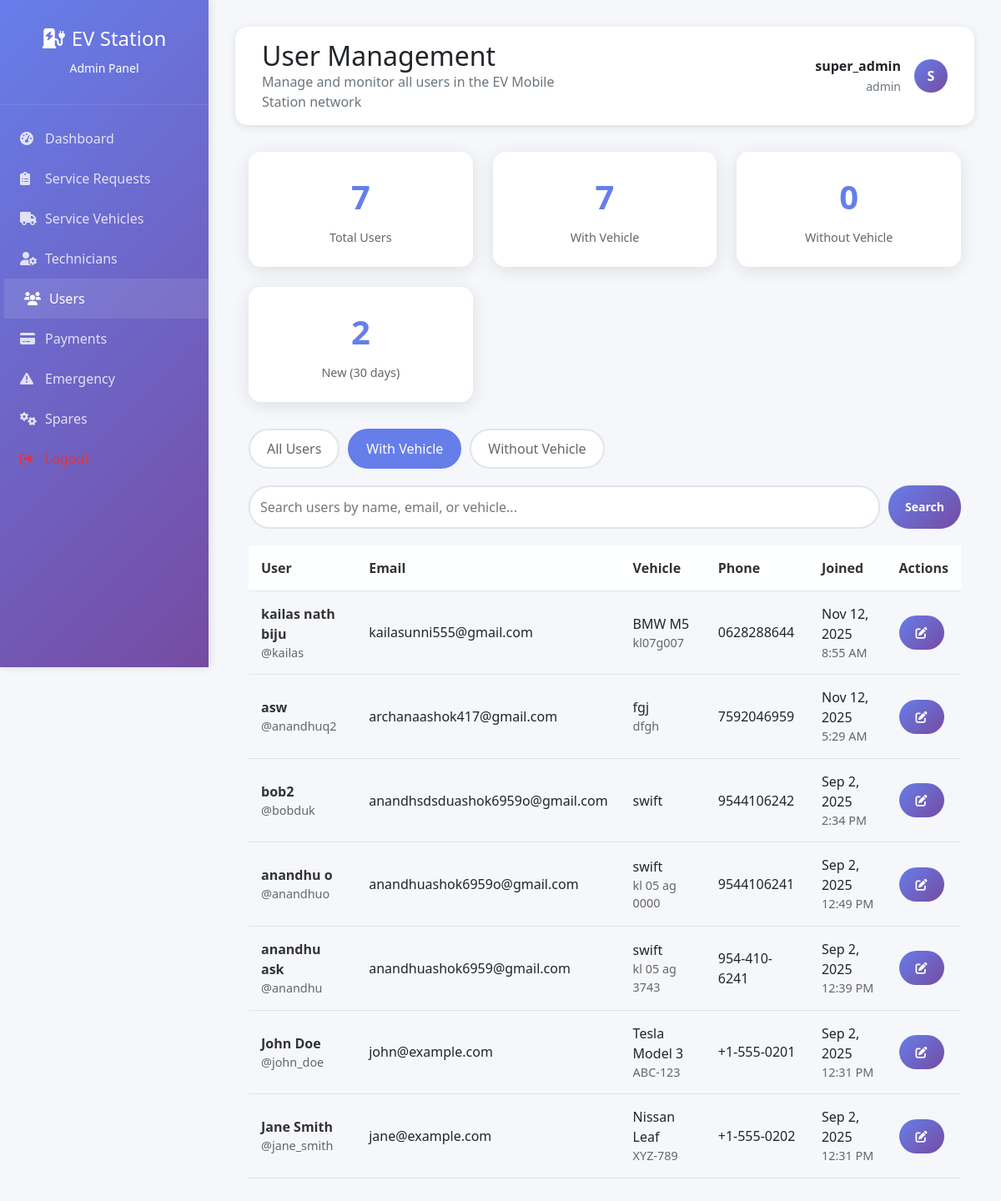
Page /admin/users.php?filter=with_vehicle (signed in) on the committed database.
### tables this page shows
CREATE TABLE `users` (
  `id` int(11) NOT NULL,
  `username` varchar(50) NOT NULL,
  `email` varchar(100) NOT NULL,
  `password` varchar(255) NOT NULL,
  `full_name` varchar(100) NOT NULL,
  `phone` varchar(20) DEFAULT NULL,
  `vehicle_model` varchar(100) DEFAULT NULL,
  `vehicle_plate` varchar(20) DEFAULT NULL,
  `created_at` timestamp NOT NULL DEFAULT current_timestamp(),
  `updated_at` timestamp NOT NULL DEFAULT current_timestamp() ON UPDATE current_timestamp()
);

### config/database.php (called while the page is built, shortened)
<?php
class Database {
    private $host = 'localhost';
    private $db_name = 'ev_mobile_station';
    private $username = 'root';
    private $password = '';
    private $conn;
    private static $instance = null;
    public static function getInstance() {
        if (self::$instance === null) {
            self::$instance = new self();
        }
        return self::$instance;
    }
    public function getConnection() {
        if ($this->conn === null) {
            try {
                $this->conn = new PDO(
                    "mysql:host=" . $this->host . ";dbname=" . $this->db_name . ";charset=utf8mb4",
                    $this->username,
                    $this->password,
                    array(
                        PDO::ATTR_ERRMODE => PDO::ERRMODE_EXCEPTION,
                        PDO::ATTR_DEFAULT_FETCH_MODE => PDO::FETCH_ASSOC,
                        PDO::MYSQL_ATTR_INIT_COMMAND => "SET NAMES utf8mb4",
                        PDO::ATTR_PERSISTENT => false,
                        PDO::ATTR_EMULATE_PREPARES => false
                    )
                );
            } catch(PDOException $exception) {
                error_log("Database connection error: " . $exception->getMessage());
                throw new Exception("Database connection failed: " . $exception->getMessage());
            }
        }
        return $this->conn;
    }
    public function executeQuery($sql, $params = []) {
        try {
            $conn = $this->getConnection();
            $stmt = $conn->prepare($sql);
            $stmt->execute($params);
            return $stmt;
        } catch (Exception $e) {
            error_log("Query execution error: " . $e->getMessage());
            throw new Exception("Query execution failed: " . $e->getMessage());
        }
    }
}
?>

### includes/functions.php (called while the page is built, shortened)
<?php
require_once __DIR__ . '/../config/database.php';
class UserManager {
    private $db;
    public function __construct() {
        $this->db = Database::getInstance();
    }
    public function getAllUsers() {
        try {
            $sql = "SELECT id, username, email, full_name, phone, vehicle_model, vehicle_plate, created_at FROM users ORDER BY created_at DESC";
            $stmt = $this->db->executeQuery($sql);
            return $stmt->fetchAll();
        } catch (Exception $e) {
            error_log("Get all users error: " . $e->getMessage());
            return [];
        }
    }
}
?>

### admin/users.php (the view, shortened to what this page needs)
<?php
require_once '../includes/functions.php';
$current_page = 'users';
$userManager = new UserManager();
$users = $userManager->getAllUsers();
$filter = $_GET['filter'] ?? 'all';
$search = $_GET['search'] ?? '';
$filtered_users = $users;
if ($filter === 'with_vehicle') {
    $filtered_users = array_filter($users, function($u) {
        return !empty($u['vehicle_model']);
    });
} elseif ($filter === 'without_vehicle') {
    $filtered_users = array_filter($users, function($u) {
        return empty($u['vehicle_model']);
    });
}
$total_users = count($users);
$users_with_vehicle = count(array_filter($users, function($u) { return !empty($u['vehicle_model']); }));
$users_without_vehicle = count(array_filter($users, function($u) { return empty($u['vehicle_model']); }));
$recent_users = count(array_filter($users, function($u) {
    return strtotime($u['created_at']) > strtotime('-30 days');
}));
?>
<!DOCTYPE html>
<html lang="en">
<head>
    <link href="https://cdn.jsdelivr.net/npm/bootstrap@5.1.3/dist/css/bootstrap.min.css" rel="stylesheet">
    <link rel="stylesheet" href="https://cdnjs.cloudflare.com/ajax/libs/font-awesome/6.0.0/css/all.min.css">
</head>
<body>
    <div class="sidebar">
        <div class="sidebar-header">
            <h4><i class="fas fa-charging-station me-2"></i>EV Station</h4>
            <small>Admin Panel</small>
        </div>
        <nav class="sidebar-nav">
            <a href="dashboard.php" class="nav-link">
                <i class="fas fa-tachometer-alt"></i>Dashboard
            </a>
            <a href="requests.php" class="nav-link">
                <i class="fas fa-clipboard-list"></i>Service Requests
            </a>
            <a href="vehicles.php" class="nav-link">
                <i class="fas fa-truck"></i>Service Vehicles
            </a>
            <a href="technicians.php" class="nav-link">
                <i class="fas fa-user-cog"></i>Technicians
            </a>
            <a href="users.php" class="nav-link <?php echo $current_page === 'users' ? 'active' : ''; ?>">
                <i class="fas fa-users"></i>Users
            </a>
            <a href="payments.php" class="nav-link">
                <i class="fas fa-credit-card"></i>Payments
            </a>
            <a href="emergency.php" class="nav-link">
                <i class="fas fa-exclamation-triangle"></i>Emergency
            </a>
            <a href="spares.php" class="nav-link"><i class="fas fa-cogs"></i>Spares</a>
            <a href="../logout.php" class="nav-link text-danger">
                <i class="fas fa-sign-out-alt"></i>Logout
            </a>
        </nav>
    </div>
    <div class="main-content">
        <div class="top-bar">
            <div class="row align-items-center">
                <div class="col-md-6">
                    <h2 class="mb-0">User Management</h2>
                    <p class="text-muted mb-0">Manage and monitor all users in the EV Mobile Station network</p>
                </div>
                <div class="col-md-6 text-end">
                    <div class="admin-info justify-content-end">
                        <div class="text-end">
                            <div class="fw-bold"><?php echo htmlspecialchars($_SESSION['admin_role'] ?? 'Admin'); ?></div>
                            <small class="text-muted"><?php echo htmlspecialchars($_SESSION['admin_username'] ?? ''); ?></small>
                        </div>
                        <div class="admin-avatar">
                            <?php echo strtoupper(substr($_SESSION['admin_full_name'] ?? 'A', 0, 1)); ?>
                        </div>
                    </div>
                </div>
            </div>
        </div>
        <div class="container">
            <div class="stats-grid">
                <div class="stat-card">
                    <div class="stat-number"><?php echo $total_users; ?></div>
                    <div class="stat-label">Total Users</div>
                </div>
                <div class="stat-card">
                    <div class="stat-number"><?php echo $users_with_vehicle; ?></div>
                    <div class="stat-label">With Vehicle</div>
                </div>
                <div class="stat-card">
                    <div class="stat-number"><?php echo $users_without_vehicle; ?></div>
                    <div class="stat-label">Without Vehicle</div>
                </div>
                <div class="stat-card">
                    <div class="stat-number"><?php echo $recent_users; ?></div>
                    <div class="stat-label">New (30 days)</div>
                </div>
            </div>
            <div class="filter-tabs">
                <a href="?filter=all" class="filter-tab <?php echo $filter === 'all' ? 'active' : ''; ?>">All Users</a>
                <a href="?filter=with_vehicle" class="filter-tab <?php echo $filter === 'with_vehicle' ? 'active' : ''; ?>">With Vehicle</a>
                <a href="?filter=without_vehicle" class="filter-tab <?php echo $filter === 'without_vehicle' ? 'active' : ''; ?>">Without Vehicle</a>
            </div>
            <div class="search-box">
                <form method="GET" style="display: flex; gap: 10px; width: 100%;">
                    <input type="text" name="search" class="search-input" placeholder="Search users by name, email, or vehicle..."
                           value="<?php echo htmlspecialchars($search); ?>">
                    <button type="submit" class="btn btn-primary">Search</button>
                </form>
            </div>
            <table class="users-table">
                <thead>
                    <tr>
                        <th>User</th>
                        <th>Email</th>
                        <th>Vehicle</th>
                        <th>Phone</th>
                        <th>Joined</th>
                        <th>Actions</th>
                    </tr>
                </thead>
                <tbody>
                    <?php foreach ($filtered_users as $user): ?>
                        <tr>
                            <td>
                                <div style="font-weight: 600; color: #333;"><?php echo htmlspecialchars($user['full_name']); ?></div>
                                <div style="font-size: 0.9rem; color: #666;">@<?php echo htmlspecialchars($user['username']); ?></div>
                            </td>
                            <td><?php echo htmlspecialchars($user['email']); ?></td>
                            <td>
                                <?php if (!empty($user['vehicle_model'])): ?>
                                    <div><?php echo htmlspecialchars($user['vehicle_model']); ?></div>
                                    <?php if (!empty($user['vehicle_plate'])): ?>
                                        <div style="font-size: 0.9rem; color: #666;"><?php echo htmlspecialchars($user['vehicle_plate']); ?></div>
                                    <?php endif; ?>
                                <?php else: ?>
                                    <span style="color: #999; font-style: italic;">No vehicle</span>
                                <?php endif; ?>
                            </td>
                            <td><?php echo htmlspecialchars($user['phone'] ?? 'N/A'); ?></td>
                            <td>
                                <div><?php echo date('M j, Y', strtotime($user['created_at'])); ?></div>
                                <div style="font-size: 0.9rem; color: #666;"><?php echo date('g:i A', strtotime($user['created_at'])); ?></div>
                            </td>
                            <td>
                                <div style="display: flex; gap: 5px;">
                                    <button class="btn btn-primary btn-sm" onclick="editUser(<?php echo $user['id']; ?>)">
                                        <i class="fas fa-edit"></i>
                                    </button>
                                </div>
                            </td>
                        </tr>
                    <?php endforeach; ?>
                </tbody>
            </table>
        </div>
    </div>
</body>
</html>

### admin/users.php (style rules this page uses)
:root { --primary-color: #667eea; --secondary-color: #764ba2; --success-color: #28a745; --warning-color: #ffc107; --danger-color: #dc3545; --info-color: #17a2b8; --dark-color: #343a40; --light-color: #f8f9fa; }
* { margin: 0; padding: 0; box-sizing: border-box; }
body { background-color: #f5f7fa; font-family: 'Segoe UI', Tahoma, Geneva, Verdana, sans-serif; }
.sidebar { background: linear-gradient(135deg, var(--primary-color) 0%, var(--secondary-color) 100%); min-height: 100vh; height: 100vh; width: 250px; position: fixed; top: 0; left: 0; overflow-y: auto; box-shadow: 2px 0 10px rgba(0,0,0,0.1); z-index: 1000; }
.sidebar-header { padding: 2rem 1rem; text-align: center; color: white; border-bottom: 1px solid rgba(255,255,255,0.1); }
.sidebar-nav { padding: 1rem 0; }
.nav-link { color: rgba(255,255,255,0.8); padding: 0.75rem 1.5rem; border-radius: 0; transition: all 0.3s ease; text-decoration: none; display: block; }
.nav-link:hover, .nav-link.active { color: white; background-color: rgba(255,255,255,0.1); transform: translateX(5px); }
.nav-link i { width: 20px; margin-right: 10px; }
.main-content { padding: 2rem; margin-left: 250px; }
.top-bar { background: white; padding: 1rem 2rem; box-shadow: 0 2px 10px rgba(0,0,0,0.1); margin-bottom: 2rem; border-radius: 15px; }
.admin-info { display: flex; align-items: center; gap: 1rem; }
.admin-avatar { width: 40px; height: 40px; border-radius: 50%; background: linear-gradient(135deg, var(--primary-color) 0%, var(--secondary-color) 100%); display: flex; align-items: center; justify-content: center; color: white; font-weight: 600; }
.container { width: 100%; max-width: none; margin: 0; padding: 0 1rem; }
.stats-grid { display: grid; grid-template-columns: repeat(auto-fit, minmax(200px, 1fr)); gap: 1.5rem; margin-bottom: 2rem; }
.stat-card { background: rgba(255, 255, 255, 0.95); backdrop-filter: blur(10px); border-radius: 15px; padding: 1.5rem; text-align: center; box-shadow: 0 4px 20px rgba(0, 0, 0, 0.1); transition: transform 0.3s ease; }
.stat-number { font-size: 2.5rem; font-weight: bold; color: #667eea; margin-bottom: 0.5rem; }
.stat-label { color: #666; font-size: 0.9rem; }
.filter-tabs { display: flex; gap: 10px; margin-bottom: 20px; flex-wrap: wrap; }
.filter-tab { padding: 10px 20px; border: 2px solid #e1e5e9; border-radius: 25px; background: white; color: #666; text-decoration: none; transition: all 0.3s ease; font-weight: 500; }
.filter-tab.active, .filter-tab:hover { background: #667eea; color: white; border-color: #667eea; }
.search-box { display: flex; gap: 10px; margin-bottom: 20px; }
.search-input { flex: 1; padding: 12px; border: 2px solid #e1e5e9; border-radius: 25px; font-size: 16px; transition: border-color 0.3s ease; }
.btn { padding: 10px 20px; border: none; border-radius: 25px; font-size: 14px; font-weight: 600; cursor: pointer; transition: all 0.3s ease; text-decoration: none; display: inline-block; text-align: center; }
.btn-primary { background: linear-gradient(135deg, #667eea, #764ba2); color: white; }
.users-table { width: 100%; border-collapse: collapse; margin-top: 20px; }
.users-table th, .users-table td { padding: 15px; text-align: left; border-bottom: 1px solid #e1e5e9; }
.users-table th { background: rgba(255, 255, 255, 0.95); font-weight: 600; color: #333; }

### rows in the picture
users: full_name "kailas nath biju", username "kailas", email "kailasunni555@gmail.com", vehicle_model "BMW M5", vehicle_plate "kl07g007", phone "0628288644", created_at "Nov 12, 2025", created_at "8:55 AM"
users: full_name "asw", username "anandhuq2", email "archanaashok417@gmail.com", vehicle_model "fgj", vehicle_plate "dfgh", phone "7592046959", created_at "Nov 12, 2025", created_at "5:29 AM"
users: full_name "bob2", username "bobduk", email "anandhsdsduashok6959o@gmail.com", vehicle_model "swift", phone "9544106242", created_at "Sep 2, 2025", created_at "2:34 PM"
users: full_name "anandhu o", username "anandhuo", email "anandhuashok6959o@gmail.com", vehicle_model "swift", vehicle_plate "kl 05 ag 0000", phone "9544106241", created_at "Sep 2, 2025", created_at "12:49 PM"
users: full_name "anandhu ask", username "anandhu", email "anandhuashok6959@gmail.com", vehicle_model "swift", vehicle_plate "kl 05 ag 3743", phone "954-410-6241", created_at "Sep 2, 2025", created_at "12:39 PM"
users: full_name "John Doe", username "john_doe", email "john@example.com", vehicle_model "Tesla Model 3", vehicle_plate "ABC-123", phone "+1-555-0201", created_at "Sep 2, 2025", created_at "12:31 PM"
users: full_name "Jane Smith", username "jane_smith", email "jane@example.com", vehicle_model "Nissan Leaf", vehicle_plate "XYZ-789", phone "+1-555-0202", created_at "Sep 2, 2025", created_at "12:31 PM"

### other values in the picture
$_SESSION['admin_role'] "super_admin"
$_SESSION['admin_username'] "admin"
substr($_SESSION['admin_full_name'] ?? 'A', 0, 1) "S"
$total_users "7"
$users_with_vehicle "7"
$users_without_vehicle "0"
$recent_users "2"
